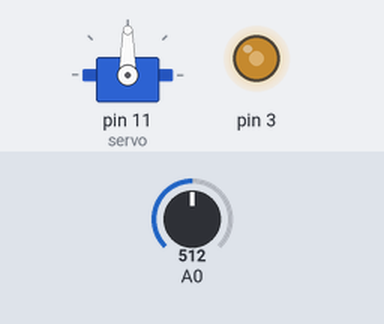
Recording of a sketch running on a simulated Arduino Uno, built with avr-gcc and run on an emulated ATmega328P. On the bench: servo, output pins drawn as LEDs (lit = HIGH). The inputs (shaded band) are chosen by the test bench; at power-on: A0 = 512.

Above: at 1.2 s.
1.3 s: A0 set to 716
At 2.4 s:
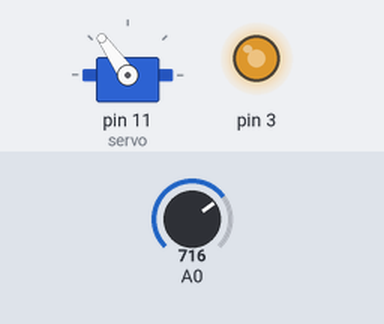
2.8 s: A0 set to 900
At 3.6 s:
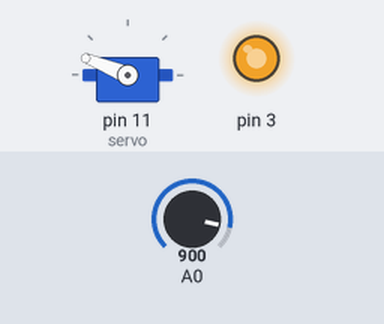
4.3 s: A0 set to 1023
At 4.7 s:
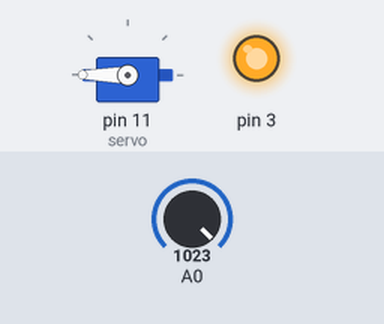
5.8 s: A0 set to 306
At 7.0 s:
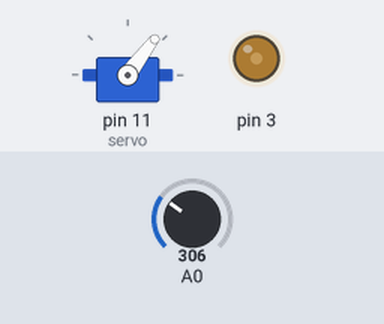
7.3 s: A0 set to 122
At 8.2 s:
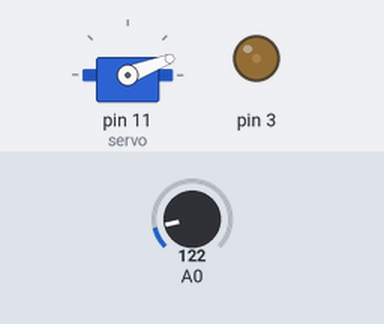
Timing chart, 0 to 9.8 s (numbered marks = the images above; inputs shaded):
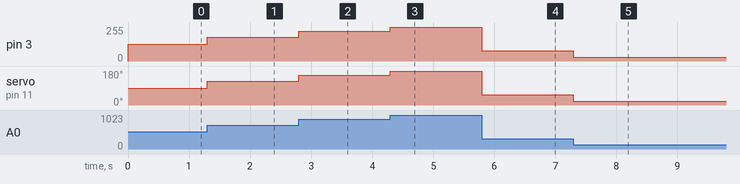

Measured:
- after the input at 1.3 s, pin 3: 127/255 → 178/255 at once; servo on pin 11 (servo): 90° → 125° at once
- after the input at 2.8 s, pin 3: 178/255 → 224/255 at once; servo on pin 11 (servo): 125° → 158° at once
- after the input at 4.3 s, pin 3: 224/255 → 255/255 at once; servo on pin 11 (servo): 158° → 180° at once
- after the input at 5.8 s, pin 3: 255/255 → 76/255 at once; servo on pin 11 (servo): 180° → 53° at once
- after the input at 7.3 s, pin 3: 76/255 → 30/255 at once; servo on pin 11 (servo): 53° → 21° at once

The sketch:

servo_test.ino
```cpp
#include <Servo.h>

Servo servo;

void setup() {
  pinMode(A0, INPUT);
  servo.attach(11);
}

void loop() {
  int potVal = analogRead(A0);
  int servoValue = map(potVal, 0, 1023, 0, 180);
  servoValue  = constrain(servoValue , 0, 180);
  servo.write(servoValue);

  int  ledValue = map(potVal, 0, 1023, 0, 255);
  ledValue = constrain(ledValue, 0, 255);
  analogWrite(3, ledValue);
  //  delay(100);
}
```
